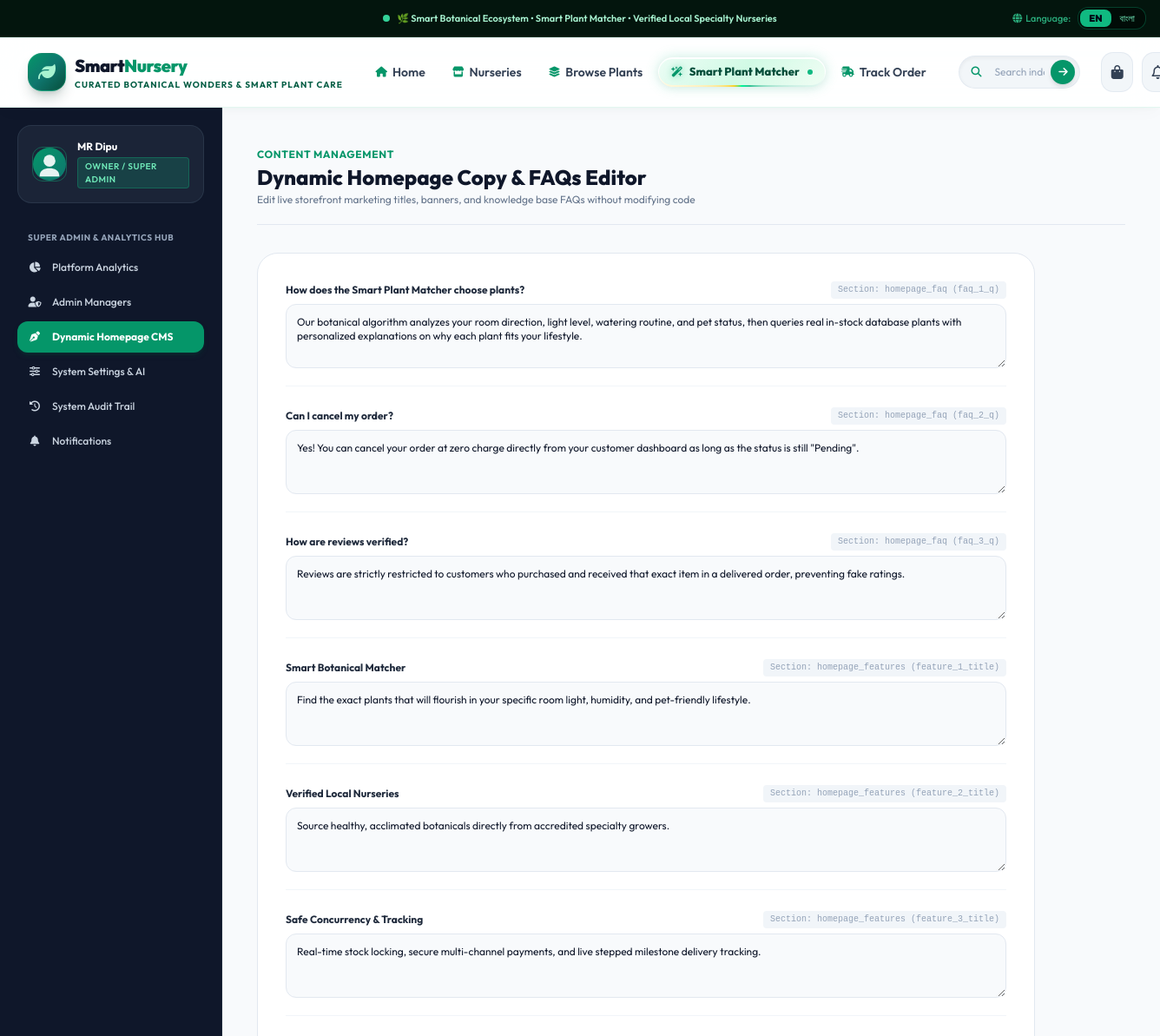
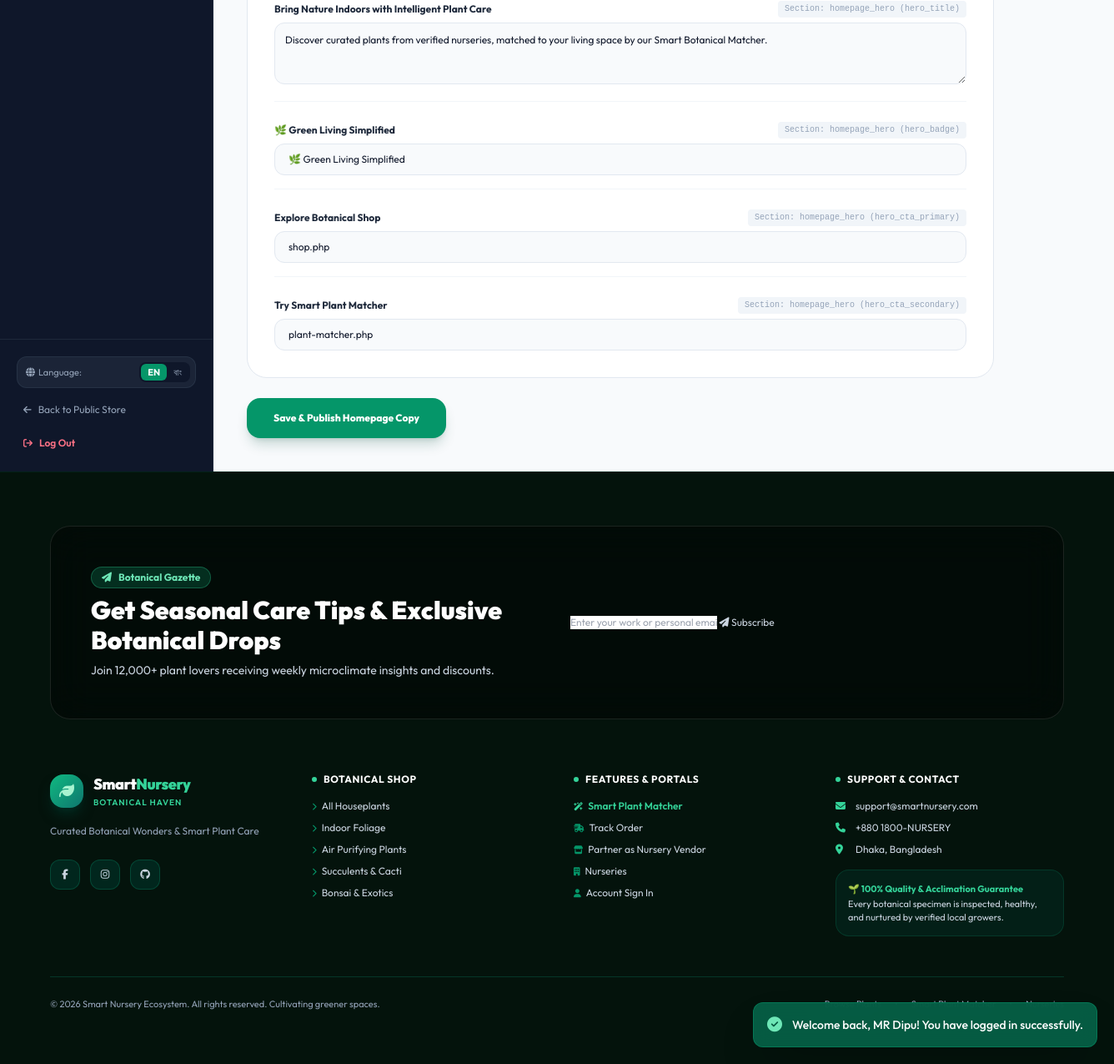
The app's page /owner/cms.php (signed in) with its own data (2 pictures, top to bottom).
### tables this page shows
CREATE TABLE `users` (
  `id` INT AUTO_INCREMENT PRIMARY KEY,
  `role_id` INT NOT NULL,
  `name` VARCHAR(100) NOT NULL,
  `email` VARCHAR(150) NOT NULL UNIQUE,
  `password_hash` VARCHAR(255) NOT NULL,
  `phone` VARCHAR(30) NULL,
  `avatar` VARCHAR(255) NULL,
  `status` ENUM('active', 'pending', 'suspended') NOT NULL DEFAULT 'active',
  `created_at` TIMESTAMP DEFAULT CURRENT_TIMESTAMP,
  `updated_at` TIMESTAMP DEFAULT CURRENT_TIMESTAMP ON UPDATE CURRENT_TIMESTAMP,
  FOREIGN KEY (`role_id`) REFERENCES `roles`(`id`) ON DELETE RESTRICT
);

CREATE TABLE `roles` (
  `id` INT AUTO_INCREMENT PRIMARY KEY,
  `name` VARCHAR(50) NOT NULL UNIQUE,
  `display_name` VARCHAR(100) NOT NULL,
  `description` VARCHAR(255) NULL,
  `created_at` TIMESTAMP DEFAULT CURRENT_TIMESTAMP
);

CREATE TABLE `dynamic_contents` (
  `id` INT AUTO_INCREMENT PRIMARY KEY,
  `content_key` VARCHAR(100) NOT NULL UNIQUE,
  `page_section` VARCHAR(50) NOT NULL,
  `title` VARCHAR(150) NOT NULL,
  `content_value` TEXT NOT NULL,
  `content_type` ENUM('text', 'html', 'json', 'image') NOT NULL DEFAULT 'text',
  `updated_at` TIMESTAMP DEFAULT CURRENT_TIMESTAMP ON UPDATE CURRENT_TIMESTAMP
);

### helpers/auth.php (called while the page is built, shortened)
<?php
function is_logged_in(): bool {
    return isset($_SESSION['user_id']) && !empty($_SESSION['user_id']);
}
function current_user(): ?array {
    static $cachedUser = null;
    if ($cachedUser !== null && $cachedUser['id'] == $_SESSION['user_id']) {
        return $cachedUser;
    }
    try {
        $db = get_db();
        $stmt = $db->prepare("
            SELECT u.*, r.name AS role_name, r.display_name AS role_display
            FROM users u
            JOIN roles r ON u.role_id = r.id
            WHERE u.id = :id AND u.status = 'active'
            LIMIT 1
        ");
        $stmt->execute(['id' => $_SESSION['user_id']]);
        $user = $stmt->fetch();
        if ($user) {
            $cachedUser = $user;
            return $user;
        }
    } catch (Exception $e) {
        error_log("Error fetching current user: " . $e->getMessage());
    }
    return null;
}
function has_role($allowedRoles): bool {
    $user = current_user();
    if (is_string($allowedRoles)) {
        $allowedRoles = [$allowedRoles];
    }
    return in_array($user['role_name'], $allowedRoles);
}
function require_role($allowedRoles): void {
    if (!has_role($allowedRoles)) {
        $_SESSION['flash_error'] = "Access denied: You do not have permission to view that section.";
        header("Location: " . BASE_URL . "/index.php");
        exit;
    }
}

### helpers/functions.php (called while the page is built, shortened)
<?php
require_once __DIR__ . '/auth.php';
function sanitize($data): string {
    return htmlspecialchars(trim((string)$data), ENT_QUOTES, 'UTF-8');
}
function get_avatar_url(?string $path): string {
    return BASE_URL . '/assets/images/avatars/default-avatar.svg';
}

### helpers/languages.php (called while the page is built, shortened)
<?php
function current_lang(): string {
    return $_SESSION['lang'] ?? 'en';
}
function is_bangla(): bool {
    return current_lang() === 'bn';
}
function load_translations(string $lang): array {
    static $dictionaries = [];
    if (!isset($dictionaries[$lang])) {
        $file = __DIR__ . '/../lang/' . $lang . '.php';
        if (file_exists($file)) {
            $dictionaries[$lang] = require $file;
        } else {
            $dictionaries[$lang] = [];
        }
    }
    return $dictionaries[$lang];
}
function __(string $key, ?string $default = null, array $replace = []): string {
    $currentLang = current_lang();
    $translations = load_translations($currentLang);
    $text = $translations[$key] ?? null;
    if ($text === null) {
        if ($default !== null) {
            $text = $default;
        } else {
            $parts = explode('.', $key);
            $lastPart = end($parts);
            $text = ucwords(str_replace('_', ' ', $lastPart));
        }
    }
    return $text;
}
function lang_switch_url(string $targetLang): string {
    $targetLang = strtolower($targetLang);
    $params = $_GET ?? [];
    $params['lang'] = $targetLang;
    $queryString = http_build_query($params);
    $reqUri = $_SERVER['REQUEST_URI'] ?? '';
    $uri = strtok($reqUri, '?');
    return htmlspecialchars($uri . '?' . $queryString, ENT_QUOTES, 'UTF-8');
}

### owner/cms.php (the view, shortened to what this page needs)
<?php
require_once __DIR__ . '/../helpers/auth.php';
require_once __DIR__ . '/../helpers/functions.php';
require_role('owner');
$db = get_db();
$dynamicContents = $db->query("SELECT * FROM dynamic_contents ORDER BY page_section ASC, id ASC")->fetchAll();
$activePage = 'cms';
require_once __DIR__ . '/../includes/header.php';
require_once __DIR__ . '/../includes/navbar.php';
?>
<div class="flex-1 flex flex-col lg:flex-row">
    <?php require_once __DIR__ . '/../includes/sidebar.php'; ?>
    <main class="flex-1 p-6 sm:p-10 space-y-8 bg-slate-50">
        <div class="border-b border-slate-200 pb-5">
            <span class="text-xs font-bold uppercase tracking-wider text-emerald-600">Content Management</span>
            <h1 class="text-2xl font-extrabold text-slate-900">Dynamic Homepage Copy & FAQs Editor</h1>
            <p class="text-xs text-slate-500 mt-0.5">Edit live storefront marketing titles, banners, and knowledge base FAQs without modifying code</p>
        </div>
        <form action="cms.php" method="POST" class="space-y-6 max-w-4xl text-xs">
            <div class="bg-white p-6 sm:p-8 rounded-3xl border border-slate-200 shadow-xs space-y-6">
                <?php foreach ($dynamicContents as $dc): ?>
                    <div class="space-y-1.5 border-b border-slate-100 pb-4 last:border-b-0 last:pb-0">
                        <div class="flex items-center justify-between">
                            <label class="font-bold text-slate-800"><?= sanitize($dc['title']) ?></label>
                            <span class="text-[10px] font-mono text-slate-400 bg-slate-100 px-2 py-0.5 rounded">
                                Section: <?= sanitize($dc['page_section']) ?> (<?= sanitize($dc['content_key']) ?>)
                            </span>
                        </div>
                        <?php if (strlen($dc['content_value']) > 80 || strpos($dc['content_key'], 'faq') !== false): ?>
                            <textarea name="contents[<?= $dc['content_key'] ?>]" rows="3"
                                      class="w-full bg-slate-50 border border-slate-200 rounded-xl p-3 text-slate-900 focus:bg-white focus:outline-none focus:ring-2 focus:ring-emerald-500"><?= sanitize($dc['content_value']) ?></textarea>
                        <?php else: ?>
                            <input type="text" name="contents[<?= $dc['content_key'] ?>]" value="<?= sanitize($dc['content_value']) ?>"
                                   class="w-full bg-slate-50 border border-slate-200 rounded-xl px-4 py-2.5 text-slate-900 focus:bg-white focus:outline-none focus:ring-2 focus:ring-emerald-500">
                        <?php endif; ?>
                    </div>
                <?php endforeach; ?>
            </div>
            <button type="submit" class="px-8 py-4 bg-emerald-600 hover:bg-emerald-500 text-white font-extrabold rounded-2xl shadow-lg shadow-emerald-900/20 transition transform hover:-translate-y-0.5">
                Save & Publish Homepage Copy
            </button>
        </form>
    </main>
</div>
<?php require_once __DIR__ . '/../includes/footer.php'; ?>

### includes/sidebar.php (shortened to what this page needs)
<?php
require_once __DIR__ . '/../helpers/auth.php';
require_once __DIR__ . '/../helpers/functions.php';
$currentUser = current_user();
$role = $currentUser['role_name'] ?? 'customer';
$activePage = $activePage ?? 'dashboard';
$activeLang = current_lang();
?>
<aside class="w-full lg:w-64 bg-slate-900 text-slate-200 flex flex-col justify-between border-r border-slate-800 shrink-0">
    <div class="p-5 space-y-6">
        <div class="bg-slate-800/80 rounded-2xl p-4 border border-slate-700/60 flex items-center space-x-3">
            <?php if (!empty($currentUser['avatar'])): ?>
                <img src="<?= sanitize(get_avatar_url($currentUser['avatar'])) ?>" class="w-10 h-10 rounded-xl object-cover shadow-xs border border-emerald-500/40 shrink-0">
            <?php else: ?>
                <div class="w-10 h-10 rounded-xl bg-emerald-600 text-white font-bold flex items-center justify-center shadow-xs text-sm shrink-0">
                    <?= strtoupper(substr($currentUser['name'] ?? 'U', 0, 1)) ?>
                </div>
            <?php endif; ?>
            <div class="overflow-hidden">
                <h4 class="text-xs font-bold text-white truncate"><?= sanitize($currentUser['name'] ?? 'User') ?></h4>
                <span class="inline-flex items-center px-2 py-0.5 rounded text-[10px] font-semibold bg-emerald-500/20 text-emerald-300 border border-emerald-500/30 uppercase tracking-wider">
                    <?= __('role.' . $role, sanitize($currentUser['role_display'] ?? ucfirst($role))) ?>
                </span>
            </div>
        </div>
        <nav class="space-y-1 text-xs font-medium">
            <?php if ($role === 'owner'): ?>
                <div class="text-[10px] font-bold uppercase tracking-wider text-slate-400 px-3 pt-2 pb-1"><?= __('owner.dashboard_title') ?></div>
                <a href="<?= BASE_URL ?>/owner/index.php" class="flex items-center space-x-3 px-3 py-2.5 rounded-xl transition <?= $activePage === 'dashboard' ? 'bg-emerald-600 text-white font-bold shadow-md shadow-emerald-900/30' : 'text-slate-300 hover:bg-slate-800 hover:text-white' ?>">
                    <i class="fa-solid fa-chart-pie w-4 text-center"></i>
                    <span><?= __('owner.analytics') ?></span>
                </a>
                <a href="<?= BASE_URL ?>/owner/admins.php" class="flex items-center space-x-3 px-3 py-2.5 rounded-xl transition <?= $activePage === 'admins' ? 'bg-emerald-600 text-white font-bold shadow-md shadow-emerald-900/30' : 'text-slate-300 hover:bg-slate-800 hover:text-white' ?>">
                    <i class="fa-solid fa-user-shield w-4 text-center"></i>
                    <span><?= __('owner.admin_managers') ?></span>
                </a>
                <a href="<?= BASE_URL ?>/owner/cms.php" class="flex items-center space-x-3 px-3 py-2.5 rounded-xl transition <?= $activePage === 'cms' ? 'bg-emerald-600 text-white font-bold shadow-md shadow-emerald-900/30' : 'text-slate-300 hover:bg-slate-800 hover:text-white' ?>">
                    <i class="fa-solid fa-pen-nib w-4 text-center"></i>
                    <span><?= __('owner.cms') ?></span>
                </a>
                <a href="<?= BASE_URL ?>/owner/settings.php" class="flex items-center space-x-3 px-3 py-2.5 rounded-xl transition <?= $activePage === 'settings' ? 'bg-emerald-600 text-white font-bold shadow-md shadow-emerald-900/30' : 'text-slate-300 hover:bg-slate-800 hover:text-white' ?>">
                    <i class="fa-solid fa-sliders w-4 text-center"></i>
                    <span><?= __('owner.settings') ?></span>
                </a>
                <a href="<?= BASE_URL ?>/owner/audit-logs.php" class="flex items-center space-x-3 px-3 py-2.5 rounded-xl transition <?= $activePage === 'audit' ? 'bg-emerald-600 text-white font-bold shadow-md shadow-emerald-900/30' : 'text-slate-300 hover:bg-slate-800 hover:text-white' ?>">
                    <i class="fa-solid fa-clock-rotate-left w-4 text-center"></i>
                    <span><?= __('owner.audit_logs') ?></span>
                </a>
                <a href="<?= BASE_URL ?>/notifications.php" class="flex items-center space-x-3 px-3 py-2.5 rounded-xl transition <?= $activePage === 'notifications' ? 'bg-emerald-600 text-white font-bold shadow-md shadow-emerald-900/30' : 'text-slate-300 hover:bg-slate-800 hover:text-white' ?>">
                    <i class="fa-solid fa-bell w-4 text-center"></i>
                    <span><?= is_bangla() ? 'বিজ্ঞপ্তিসমূহ' : 'Notifications' ?></span>
                </a>
            <?php endif; ?>
        </nav>
    </div>
    <div class="p-5 border-t border-slate-800 space-y-3 text-xs">
        <div class="flex items-center justify-between bg-slate-800/80 p-1.5 rounded-xl border border-slate-700/50">
            <span class="text-slate-400 text-[11px] px-1"><i class="fa-solid fa-globe mr-1"></i><?= __('lang.switch_label') ?>:</span>
            <div class="inline-flex rounded-lg bg-slate-900 p-0.5 text-[11px]">
                <a href="<?= lang_switch_url('en') ?>" class="px-2 py-0.5 rounded-md transition <?= $activeLang === 'en' ? 'bg-emerald-600 text-white font-bold' : 'text-slate-400 hover:text-white' ?>">EN</a>
                <a href="<?= lang_switch_url('bn') ?>" class="px-2 py-0.5 rounded-md transition <?= $activeLang === 'bn' ? 'bg-emerald-600 text-white font-bold' : 'text-slate-400 hover:text-white' ?>">বাং</a>
            </div>
        </div>
        <a href="<?= BASE_URL ?>/index.php" class="flex items-center space-x-2 text-slate-400 hover:text-emerald-400 px-2 py-1.5 transition">
            <i class="fa-solid fa-arrow-left text-[11px]"></i>
            <span><?= __('common.back_to_store') ?></span>
        </a>
        <a href="<?= BASE_URL ?>/logout.php" class="flex items-center space-x-2 text-rose-400 hover:text-rose-300 px-2 py-1.5 transition font-semibold">
            <i class="fa-solid fa-arrow-right-from-bracket text-[11px]"></i>
            <span><?= __('common.logout') ?></span>
        </a>
    </div>
</aside>

### assets/css/custom.css (style rules this page uses)
:root { --primary-emerald: #059669; --primary-dark: #064e3b; --accent-sage: #ecfdf5; --accent-amber: #d97706; }
body { font-family: 'Outfit', 'Inter', -apple-system, BlinkMacSystemFont, sans-serif; color: #1e293b; background-color: #f8fafc; overflow-x: hidden; }

### records on screen
users: name "MR Dipu", role.display_name "OWNER / SUPER ADMIN"
dynamic_contents: title "How does the Smart Plant Matcher choose plants?", page_section "homepage_faq", content_key "faq_1_q", content_key+content_value "Our botanical algorithm analyzes your room direction, light level, watering routine, and pet status, then queries real in-stock database plants with personalized explanations on why each plant fits your lifestyle."
dynamic_contents: title "Can I cancel my order?", page_section "homepage_faq", content_key "faq_2_q", content_key+content_value "Yes! You can cancel your order at zero charge directly from your customer dashboard as long as the status is still \"Pending\"."
dynamic_contents: title "How are reviews verified?", page_section "homepage_faq", content_key "faq_3_q", content_key+content_value "Reviews are strictly restricted to customers who purchased and received that exact item in a delivered order, preventing fake ratings."
dynamic_contents: title "Smart Botanical Matcher", page_section "homepage_features", content_key "feature_1_title", content_key+content_value "Find the exact plants that will flourish in your specific room light, humidity, and pet-friendly lifestyle."
dynamic_contents: title "Verified Local Nurseries", page_section "homepage_features", content_key "feature_2_title", content_key+content_value "Source healthy, acclimated botanicals directly from accredited specialty growers."
dynamic_contents: title "Safe Concurrency & Tracking", page_section "homepage_features", content_key "feature_3_title", content_key+content_value "Real-time stock locking, secure multi-channel payments, and live stepped milestone delivery tracking."
dynamic_contents: title "Bring Nature Indoors with Intelligent Plant Care", page_section "homepage_hero", content_key "hero_title", content_key+content_value "Discover curated plants from verified nurseries, matched to your living space by our Smart Botanical Matcher."
dynamic_contents: title "🌿 Green Living Simplified", page_section "homepage_hero", content_key "hero_badge", content_value "🌿 Green Living Simplified"
dynamic_contents: title "Explore Botanical Shop", page_section "homepage_hero", content_key "hero_cta_primary", content_value "shop.php"
dynamic_contents: title "Try Smart Plant Matcher", page_section "homepage_hero", content_key "hero_cta_secondary", content_value "plant-matcher.php"

### other values on screen
$flashSuccess "Welcome back, MR Dipu! You have logged in successfully."
$announcementText "🌿 Smart Botanical Ecosystem • Smart Plant Matcher • Verified Local Specialty Nurseries"
__('lang.switch_label') "Language"
$brandTitle "Smart"
$brandSubtitle "Nursery"
$brandTag "CURATED BOTANICAL WONDERS & SMART PLANT CARE"
__('nav.home') "Home"
__('nav.nurseries', 'Nurseries') "Nurseries"
__('nav.browse_plants') "Browse Plants"
__('nav.ai_matcher') "Smart Plant Matcher"
__('nav.track_order') "Track Order"
__('owner.dashboard_title') "SUPER ADMIN & ANALYTICS HUB"
__('owner.analytics') "Platform Analytics"
__('owner.admin_managers') "Admin Managers"
__('owner.cms') "Dynamic Homepage CMS"
